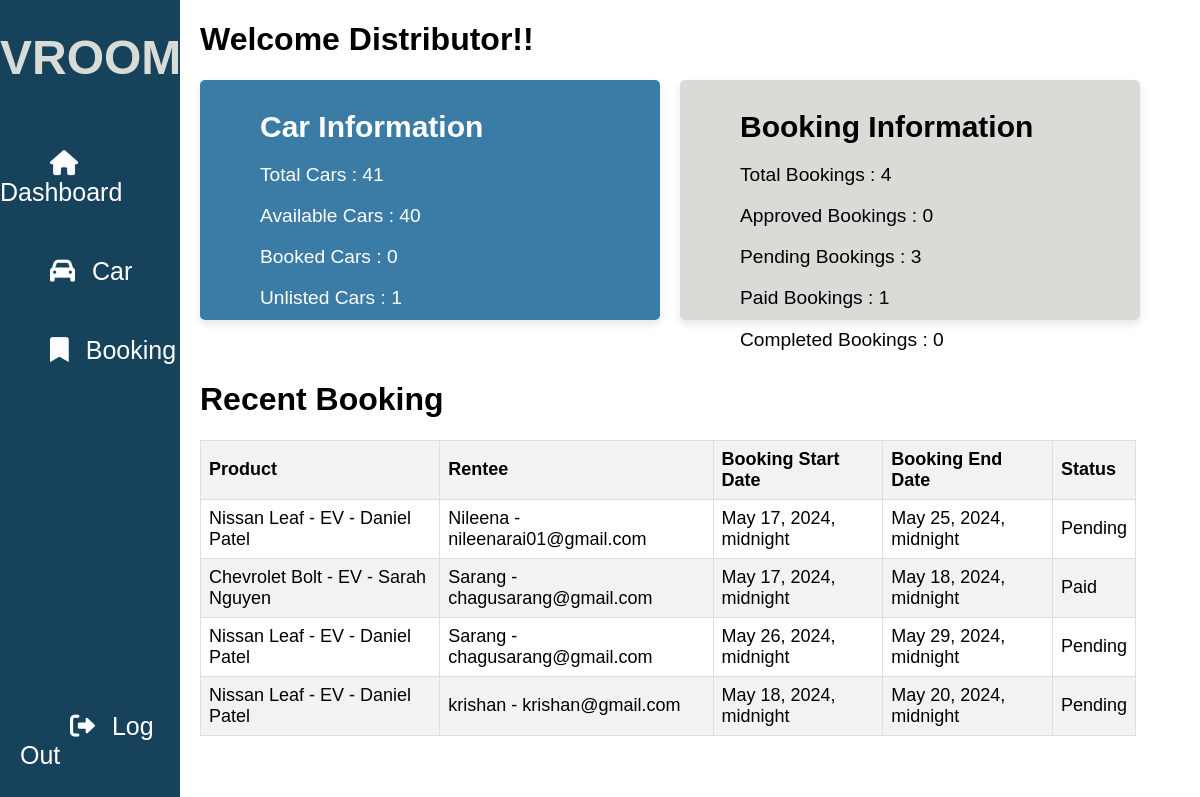
The app's page /distributor-profile/, older data.
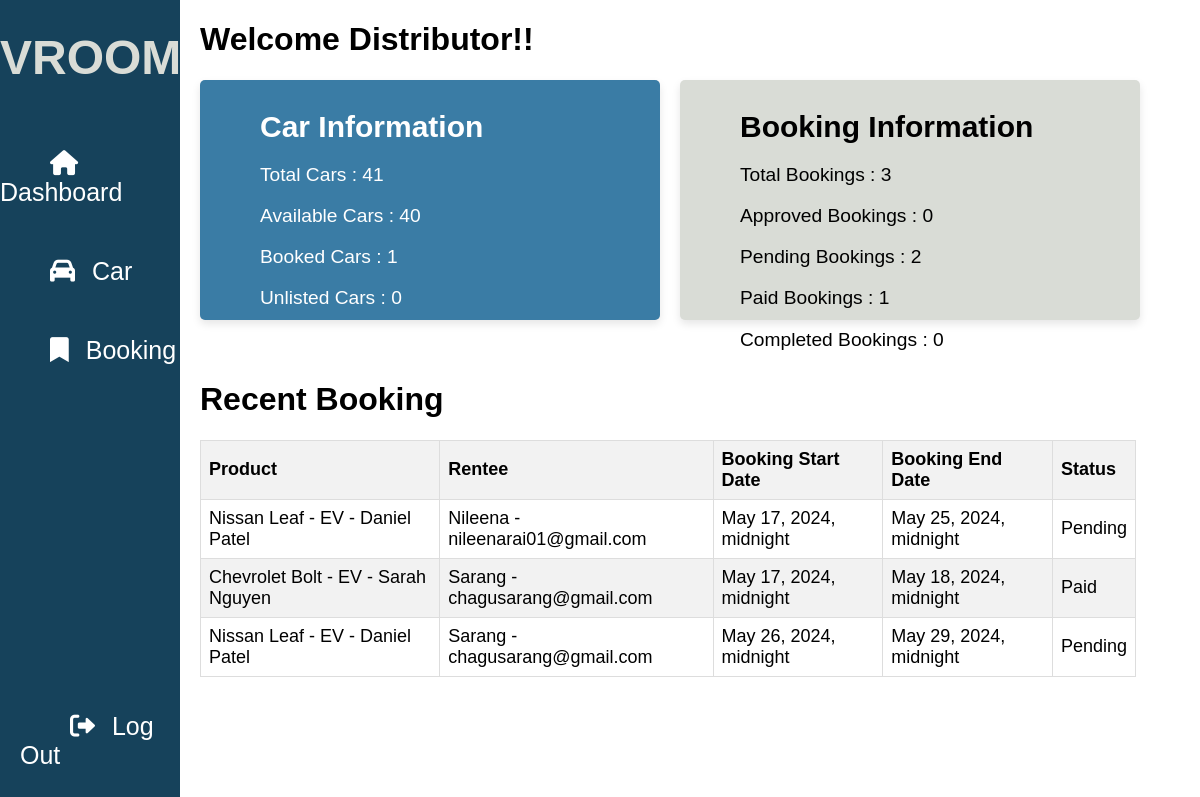
The same page, newer data.
### carlisting/models.py (models this page shows, shortened)
class CarOrder(models.Model):
    order_id = models.AutoField(primary_key=True)
    product = models.ForeignKey(CarDetail, on_delete=models.DO_NOTHING)
    rentee = models.ForeignKey(Profile, on_delete=models.DO_NOTHING, default=1)
    total_price = models.DecimalField(max_digits=10, decimal_places=2, null=True)
    start_date = models.DateTimeField(null=True)
    end_date = models.DateTimeField(null=True)
    status = models.CharField(max_length=100, choices=STATUS, null=True, default='Pending')

class CarDetail(models.Model):
    renter_name = models.CharField(max_length=100, null=True)
    renter_contact = models.CharField(max_length=10, null=True)
    car_type = models.CharField(max_length=100, choices=CAR_TYPE, null=True)
    car_model = models.CharField(max_length=100, null=True)
    price = models.DecimalField(decimal_places=2, max_digits=10, null=True)
    availability = models.CharField(max_length=20, choices=AVAILABILITY, null=True, default='Available')
    image = models.ImageField(default='static/img/lambo.jpg', upload_to='static/img/car_images')
    def __str__(self):
        return f'{self.car_model} - {self.car_type} - {self.renter_name} '

### userauthentication/models.py (models this page shows)
class Profile(models.Model):
    user = models.OneToOneField(User, on_delete=models.CASCADE, null=True)
    address = models.CharField(max_length=100, null=True)
    license_number = models.CharField(max_length=100, null=True)
    contact = models.CharField(max_length=100, null=True)
    def __str__(self):
        return f'{self.user.username} - {self.user.email}'

### carlisting/views.py (the view)
# urls.py: path('distributor-profile/', views.distributorprofile, name = 'distributor_profile'),
def distributorprofile(request):
  try:
    if request.method == 'POST':
      renter_name = request.POST.get('renter_name')
      car_model = request.POST.get('car_model')
      car_detail = CarDetail.objects.filter(renter_name=renter_name, car_model=car_model).first()
      if car_detail:
        if 'changeUnlisted' in request.POST:
          car_detail.availability = "Unlisted"
          car_detail.save()
          messages.success(request, "Car status updated to Unlisted successfully")
        elif 'changeAvailable' in request.POST:
          car_detail.availability = "Available"
          car_detail.save()
          messages.success(request, "Car status updated to Available successfully")
        elif 'deleteCarDetails' in request.POST:
          car_detail.delete()
          messages.success(request, "Car deleted successfully")
        else:
          messages.error(request, "Invalid action")
      else:
        order_id = request.POST.get('order_id')
        print(order_id)
        car_order = CarOrder.objects.filter(order_id=order_id).first()
        print(car_order)
        if 'approve' in request.POST:
          car_order.status = "Approved"
          car_order.save()
          subject = "Your Order has been Approved!"
          message = f"""Hello {car_order.rentee.user.username}:,

We are excited to inform you that your order has been successfully approved!
Please proceed with the payment to fully complete this booking request. After payment the car will be delivered according to your needs.

Thank you for choosing VROOM-Car-Rental-Service. We are delighted to have you as a valued customer and look forward to providing you with an exceptional car rental experience.

If you have any questions or need further assistance, please don't hesitate to reach out to our support team.

Best regards,
The VROOM-Car-Rental-Service Team
"""
        from_email = settings.EMAIL_HOST_USER
        to_list = [car_order.rentee.user.email]
        send_mail(subject, message, from_email, to_list, fail_silently=True)
        messages.success(request, "Order  approved successfully")
  except Exception as e:
    messages.error(request, f"Error: {str(e)}")
  items = CarDetail.objects.all()
  orders = CarOrder.objects.all()
  recent_orders = CarOrder.objects.all()[:5]
  context = {
    'items': items,
    'orders': orders,
    'recent_orders': recent_orders,
  }
  return render(request, 'main/distributor.html', context)

### templates/main/distributor.html (shortened to what this page needs)
<!DOCTYPE html>
<html lang="en">
  <head>
  </head>
  <body>
    <div class="container">
      <div class="sidebar">
        <h1 id="logo">VROOM</h1>
        <ul>
          <li>
            <a id="default-btn" onclick="toggleContent('default')">
              <i class="fas fa-house"></i>
              <span id="default-topic">Dashboard</span>
            </a>
          </li>
          <li>
            <a id="car-btn" onclick="toggleContent('car')">
              <i class="fas fa-car"></i>
              <span id="distributor-topic">Car</span>
            </a>
          </li>
          <li>
            <a id="booking-btn" onclick="toggleContent('booking')">
              <i class="fas fa-bookmark"></i>
              <span id="user-topic">Booking</span>
            </a>
          </li>
          <li>
            <a href="{% url 'logout' %}" id="logout">
              <i class="fas fa-sign-out-alt"></i>
              <span id="topic">Log Out</span>
            </a>
          </li>
        </ul>
      </div>
      <div class="content">
        <div id="default-content">
          <h1>Welcome Distributor!!</h1>
          <div id="dashboard_card">
            <div class="car_card" id="car_card">
              <h3>Car Information</h3>
              <label id="Cars">
                <p id="TotalCars"></p>
              </label>
              <label id="Cars">
                <p id="Available"></p>
              </label>
              <label id="Cars">
                <p id="Booked"></p>
              </label>
              <label id="Cars">
                <p id="Unlisted"></p>
              </label>
            </div>
            <div class="booking_card" id="book_card">
              <h3>Booking Information</h3>
              <label id="Bookings">
                <p id="Booking"></p>
              </label>
              <label id="Bookings">
                <p id="Approved"></p>
              </label>
              <label id="Bookings">
                <p id="Pending"></p>
              </label>
              <label id="Bookings">
                <p id="Paid"></p>
              </label>
              <label id="Bookings">
                <p id="Completed"></p>
              </label><br />
            </div>
          </div>
          <h1 id="recent_booking">Recent Booking</h1>
          <table>
            <thead>
              <tr>
                <th>Product</th>
                <th>Rentee</th>
                <th>Booking Start Date</th>
                <th>Booking End Date</th>
                <th>Status</th>
              </tr>
            </thead>
            <tbody>
              {% for order in recent_orders %}
              <tr>
                <td>{{ order.product }}</td>
                <td>{{ order.rentee }}</td>
                <td>{{ order.start_date }}</td>
                <td>{{ order.end_date }}</td>
                <td>{{ order.status }}</td>
              </tr>
              {% endfor %}
            </tbody>
          </table>
        </div>
      </div>
    </div>
  </body>
</html>

Row changes from the older to the newer data that the page shows:
removed CarOrder: product "Nissan Leaf - EV - Daniel Patel", rentee "krishan - krishan@gmail.com", start_date "May 18, 2024, midnight", end_date "May 20, 2024, midnight", status "Pending"
Text that changed along with them:
text written by a page script: "Booked Cars : 0" → "Booked Cars : 1"
text written by a page script: "Unlisted Cars : 1" → "Unlisted Cars : 0"
text written by a page script: "Total Bookings : 4" → "Total Bookings : 3"
text written by a page script: "Pending Bookings : 3" → "Pending Bookings : 2"
